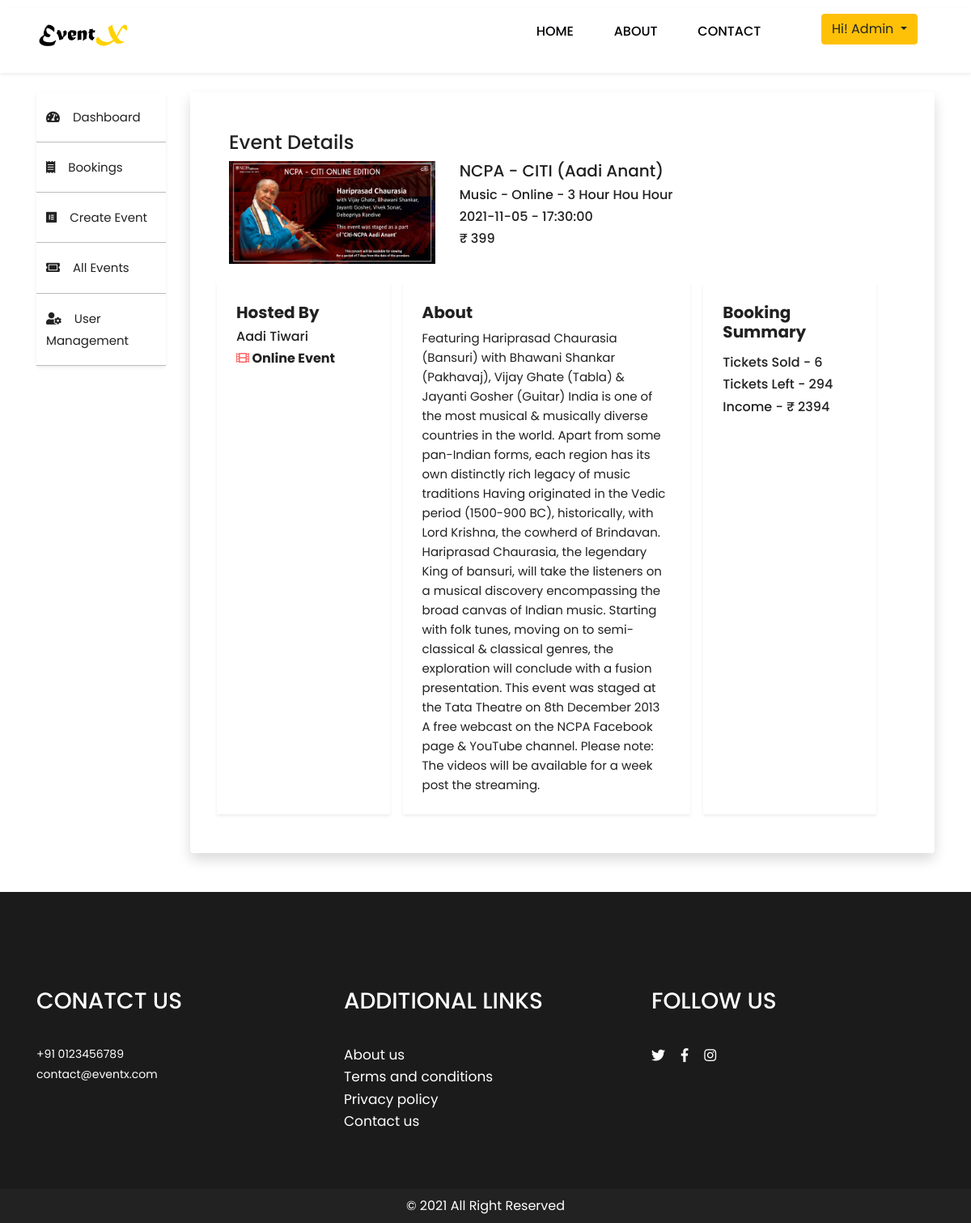
Page /admin/event-details?eventid=60 (signed in) on the committed database.
### tables this page shows
CREATE TABLE `events` (
  `event_id` int(11) NOT NULL,
  `event_name` varchar(100) NOT NULL,
  `event_type` varchar(20) NOT NULL,
  `event_mode` varchar(10) NOT NULL,
  `hosted_by` varchar(50) NOT NULL,
  `date` date NOT NULL,
  `time` time NOT NULL,
  `duration` varchar(10) NOT NULL,
  `price` double NOT NULL,
  `max_tickets` int(5) NOT NULL,
  `about` text NOT NULL,
  `address_area` varchar(50) DEFAULT NULL,
  `address_locality` varchar(50) DEFAULT NULL,
  `address_city` varchar(50) DEFAULT NULL,
  `address_state` varchar(50) DEFAULT NULL,
  `address_pin` int(8) DEFAULT NULL
);

### admin/event-details.php (the view, shortened to what this page needs)
<?php
	include ($_SERVER['DOCUMENT_ROOT'].'/event-ticket-booking/includes/header.php');
?>
</head>
<body class="main-layout">
    <?php
		include($_SERVER['DOCUMENT_ROOT'].'/event-ticket-booking/includes/nav.php');
	?>
    <div class="container mt-4">
        <div class="row">
            <div class="col-sm-2">
                <?php
                    include($_SERVER['DOCUMENT_ROOT'].'/event-ticket-booking/admin/includes/side-nav.php');
                    include($_SERVER['DOCUMENT_ROOT'].'/event-ticket-booking/includes/database_connection.php');
                    $sql = "SELECT * FROM events WHERE event_id = ? ORDER BY event_id DESC";
                    $stmt = mysqli_stmt_init($conn);
                    if(!mysqli_stmt_prepare($stmt, $sql)){
                        echo "Error";
                    } else {
                        mysqli_stmt_bind_param($stmt, "s", $_GET['eventid']);
                        mysqli_stmt_execute($stmt);
                        $result = mysqli_stmt_get_result($stmt);
                        if($result->num_rows > 0){
                            $row = mysqli_fetch_assoc($result);
                        } else {
                            echo "Error";
                        }
                    }
                ?>
            </div>
            <div class="col-sm-10">
                <div class="shadow p-5 rounded">
                    <h4>Event Details</h4>
                    <div class="row">
                        <div class="col-sm-4">
                            <img src="//localhost/event-ticket-booking/images/event-images/<?php echo $row['event_id']; ?>.jpg"
                                alt="">
                        </div>
                        <div class="col-sm-8">
                            <h5><?php echo $row['event_name']; ?></h5>
                            <h6><?php echo "$row[event_type] -  $row[event_mode] - $row[duration] Hour"; ?></h6>
                            <h6><?php echo "$row[date] -  $row[time]"; ?></h6>
                            <h6><?php echo "&#8377; $row[price]"; ?></h6>
                        </div>
                    </div>
                    <div class="row mt-4">
                        <div class="col-sm-3 shadow-sm mr-3 p-4">
                            <h5><b>Hosted By</b></h5>
                            <h6><?php echo $row['hosted_by']; ?></h6>
                            <?php
                            if($row['address_area'] == null){
                                echo "
                                    <h6><b><i class='fas fa-film' style='color: #FF6666;'></i> Online Event</b></h6>
                                ";
                            }
                            ?>
                        </div>
                        <div class="col-sm-5 shadow-sm mr-3 p-4">
                            <h5><b>About</b></h5>
                            <p><?php echo $row['about']; ?></p>
                        </div>
                        <div class="col-sm-3 shadow-sm p-4">
                            <?php
                                $sql2 = "SELECT * FROM bookings WHERE event_id = $row[event_id]";
                                $result2 = $conn->query($sql2);
                                $tickets_sold = 0;
                                while($row2 = mysqli_fetch_assoc($result2)){
                                    $tickets_sold = $tickets_sold + $row2['no_of_tickets'];
                                }
                            ?>
                            <h5 class='mb-3'><b>Booking Summary</b></h5>
                            <h6>Tickets Sold - <?php echo $tickets_sold; ?> </h6>
                            <h6>Tickets Left - <?php echo $row['max_tickets'] - $tickets_sold; ?></h6>
                            <h6>Income - &#8377; <?php echo $tickets_sold * $row['price']; ?> </h6>
                        </div>
                    </div>
                </div>
            </div>
        </div>
    </div>
    <?php
		include($_SERVER['DOCUMENT_ROOT'].'/event-ticket-booking/includes/footer.php');
	?>
</body>
</html>

### includes/header.php (shortened to what this page needs)
<!DOCTYPE html>
<html lang="en">
<head>
    <link rel="stylesheet" href="//localhost/event-ticket-booking/css/bootstrap.min.css">
    <link rel="stylesheet" href="//localhost/event-ticket-booking/css/style.css">
    <link rel="stylesheet" href="https://netdna.bootstrapcdn.com/font-awesome/4.0.3/css/font-awesome.css">
    <link rel="stylesheet" href="https://use.fontawesome.com/releases/v5.2.0/css/all.css"
>

### includes/nav.php
<header>
    <div class="header shadow-sm">
        <div class="container">
            <div class="row" style='margin-top: 10px; margin-bottom: -20px;'>
                <div class="col-sm-6 col logo_section">
                    <div class="full">
                        <div class="center-desk">
                            <div class="logo"> <a href="//localhost/event-ticket-booking/index"><img
                                        src="//localhost/event-ticket-booking/images/logo.png" alt="logo" /></a> </div>
                        </div>
                    </div>
                </div>
                <?php
                    $filename = basename($_SERVER["SCRIPT_FILENAME"], '.php');
                ?>
                <div class="col-sm-4" style='margin-right: 20px;'>
                    <div class="menu-area">
                        <div class="limit-box">
                            <nav class="main-menu">
                                <ul class="menu-area-main">
                                    <li <?php echo ($filename == 'index') ? 'class="active"' : ''; ?>> <a
                                            href="//localhost/event-ticket-booking/index">Home</a>
                                    </li>
                                    <li <?php echo ($filename == 'about') ? 'class="active"' : ''; ?>> <a
                                            href="//localhost/event-ticket-booking/about">About</a> </li>
                                    <li <?php echo ($filename == 'contact') ? 'class="active"' : ''; ?>> <a
                                            href="//localhost/event-ticket-booking/contact">Contact</a> </li>
                                </ul>
                            </nav>
                        </div>
                    </div>
                </div>
                <div class="col-sm-1 loginButton">
                    <?php
                    if(isset($_SESSION['admin_id'])) {
                        echo"
                        <div class='dropdown show mt-3'>
                            <div class='dropdown'>
                            <button class='btn btn-warning dropdown-toggle' type='button' id='dropdownMenuButton' data-toggle='dropdown' aria-haspopup='true' aria-expanded='false'>
                                Hi! $_SESSION[firstname]
                            </button>
                            <div class='dropdown-menu' aria-labelledby='dropdownMenuButton'>
                                <a class='dropdown-item' href='//localhost/event-ticket-booking/admin/dashboard'>Dashboard</a>
                                <a class='dropdown-item' href='//localhost/event-ticket-booking/admin/account'>Account</a><hr>
                                <form action='//localhost/event-ticket-booking/includes/logout.script.php' method='POST'>
                                    <button style='background:none; width: 100%; text-align:center;' name='submit'><i class='fas fa-power-off'></i> Logout</button>
                                </form>
                            </div>
                        </div>
                        </div>";
                    }
                    else{
                       echo "<li><a class='btn btn-warning' style='margin-top: 16px; font-weight: 500;' href='//localhost/event-ticket-booking/admin/login'>Login</a></li>";
                    }
                    ?>
                </div>
            </div>
        </div>
</header>

### admin/includes/side-nav.php
<?php
    $filename = basename($_SERVER["SCRIPT_FILENAME"], '.php');
?>
<div class="side_nav shadow-sm rounded">
    <ul>
        <a href="dashboard">
            <li <?php echo ($filename == 'dashboard') ? 'class="side-nav-active"' : ''; ?>><i
                    class="fas fa-tachometer-alt"></i> Dashboard</li>
        </a>
        <a href="bookings">
            <li <?php echo ($filename == 'bookings') ? 'class="side-nav-active"' : ''; ?>><i class="fas fa-receipt"></i>
                Bookings
            </li>
        </a>
        <a href="create-event">
            <li <?php echo ($filename == 'create-event') ? 'class="side-nav-active"' : ''; ?>><i
                    class="fab fa-elementor"></i> Create Event
            </li>
        </a>
        <a href="all-events">
            <li <?php echo ($filename == 'all-events') ? 'class="side-nav-active"' : ''; ?>><i
                    class="fas fa-ticket-alt"></i> All Events
            </li>
        </a>
        <a href="user-management">
            <li <?php echo ($filename == 'user-management') ? 'class="side-nav-active"' : ''; ?>><i
                    class="fas fa-user-cog"></i>
                User Management</li>
        </a>
    </ul>
</div>

### includes/footer.php (shortened to what this page needs)
<footr>
    <div class="footer mt-5">
        <div class="container">
            <div class="row">
                <div class="col-xl-4 col-lg-4 col-md-6 col-sm-12">
                    <div class="contact">
                        <h3>conatct us</h3>
                        <a href="tel:+910123456789" style='color: #fff;'>+91 0123456789</a><br>
                        <a href="mailto:contact@eventx.com" style='color: #fff;'>contact@eventx.com</a>
                    </div>
                </div>
                <div class="col-xl-4 col-lg-4 col-md-6 col-sm-12">
                    <div class="contact">
                        <h3>ADDITIONAL LINKS</h3>
                        <ul class="lik">
                            <li> <a href="//localhost/event-ticket-booking/about">About us</a></li>
                            <li> <a href="#">Terms and conditions</a></li>
                            <li> <a href="#">Privacy policy</a></li>
                            <li> <a href="//localhost/event-ticket-booking/contact">Contact
                                    us</a></li>
                        </ul>
                    </div>
                </div>
                <div class="col-xl-4 col-lg-4 col-md-6 col-sm-12">
                    <div class="contact">
                        <h3>Follow Us</h3>
                        <span>
                            <a href="https://twitter.com/TheBhaskarGogoi" target='_blank'><i
                                    class='fab fa-twitter mr-3'></i></a>
                            <a href="https://www.facebook.com/TheBhaskarGogoi" target="_blank"> <i
                                    class='fab fa-facebook-f mr-3'></i></a>
                            <a href="https://www.instagram.com/thebhaskargogoi/" target="_blank"> <i
                                    class="fab fa-instagram"></i></a>
                        </span>
                    </div>
                </div>
            </div>
        </div>
        <div class="copyright">
            <p style='font-size: 16px;'>&#169; 2021 All Right Reserved</p>
        </div>
    </div>
</footr>

### css/style.css (style rules this page uses)
* { box-sizing: border-box !important; }
html { scroll-behavior: smooth; }
body { color: #212121; font-size: 14px; font-family: 'poppins', sans-serif; line-height: 1.80857; font-weight: normal; overflow-x: hidden; }
a { color: #1f1f1f; text-decoration: none !important; outline: none !important; -webkit-transition: all .3s ease-in-out; -moz-transition: all .3s ease-in-out; -ms-transition: all .3s ease-in-out; -o-transition: all .3s ease-in-out; transition: all .3s ease-in-out; }
*, *::after, *::before { -webkit-box-sizing: border-box; -moz-box-sizing: border-box; box-sizing: border-box; }
ul, li, ol { margin: 0px; padding: 0px; list-style: none; }
p { margin: 0px; font-weight: 400; font-size: 15px; line-height: 24px; }
a { color: #222222; text-decoration: none; outline: none !important; }
a, .btn { text-decoration: none !important; outline: none !important; -webkit-transition: all .3s ease-in-out; -moz-transition: all .3s ease-in-out; -ms-transition: all .3s ease-in-out; -o-transition: all .3s ease-in-out; transition: all .3s ease-in-out; }
img { max-width: 100%; height: auto; }
button { border: 0; margin: 0; padding: 0; cursor: pointer; }
.full { width: 100%; float: left; margin: 0; padding: 0; }
.logo_section { text-align: center; }
.logo { float: left; margin-top: 5px; }
.logo img { height: 60px; }
.loginButton { margin-top: -9px; }
nav.main-menu { margin-top: -11px; margin-left: 0; }
.main-menu { text-align: center; }
.main-menu ul { margin: 0; list-style-type: none; }
.main-menu ul>li { display: inline-block; position: relative; }
.main-menu ul>li a { padding: 30px 23px 0 23px; line-height: 20px; font-size: 16px; display: block; font-weight: 500; color: #010005; text-transform: uppercase; }
.main-menu ul li:last-child a { padding-right: 0; }
.main-menu ul li:first-child { margin-left: 0; }
.main-menu ul>li { position: inherit; display: inline-block; vertical-align: middle; }
.header { background: transparent; padding-bottom: 35px; }
.footer { background: #1b1b1b; padding-top: 70px; }
.contact { margin-top: 50px; }
.contact h3 { color: #fff; font-weight: 500; font-size: 28px; line-height: 30px; padding-bottom: 30px; text-transform: uppercase; }
.contact span a i { color: #fff; font-size: 17px; line-height: 27px; }
ul.lik li a { color: #fff; font-size: 17px; line-height: 27px; }
.copyright { background-color: #222; padding: 10px 0px; margin-top: 70px; }
.copyright p { color: #fff; font-size: 18px; line-height: 22px; text-align: center; }
.side_nav ul li { border-bottom: 1px solid #bbb; padding: 17px 12px; font-size: 15px; }
.side_nav ul li i { margin-right: 12px; }

### rows in the picture
events: event_name "NCPA - CITI (Aadi Anant)", event_type "Music", event_mode "Online", duration "3 Hour Hou", date "2021-11-05", time "17:30:00", price "399", hosted_by "Aadi Tiwari", about "Featuring Hariprasad Chaurasia (Bansuri) with Bhawani Shankar (Pakhavaj), Vijay Ghate (Tabla) & Jayanti Gosher (Guitar) India is one of the most musical & musically diverse countries in the world. Apart from some pan-Indian forms, each region has its own distinctly rich legacy of music traditions Having originated in the Vedic period (1500-900 BC), historically, with Lord Krishna, the cowherd of Brindavan. Hariprasad Chaurasia, the legendary King of bansuri, will take the listeners on a musical discovery encompassing the broad canvas of Indian music. Starting with folk tunes, moving on to semi-classical & classical genres, the exploration will conclude with a fusion presentation. This event…", $row['max_tickets']-$tickets_sold "294", $tickets_sold*$row['price'] "2394"

### other values in the picture
$_SESSION[firstname] "Admin"
$tickets_sold "6"
